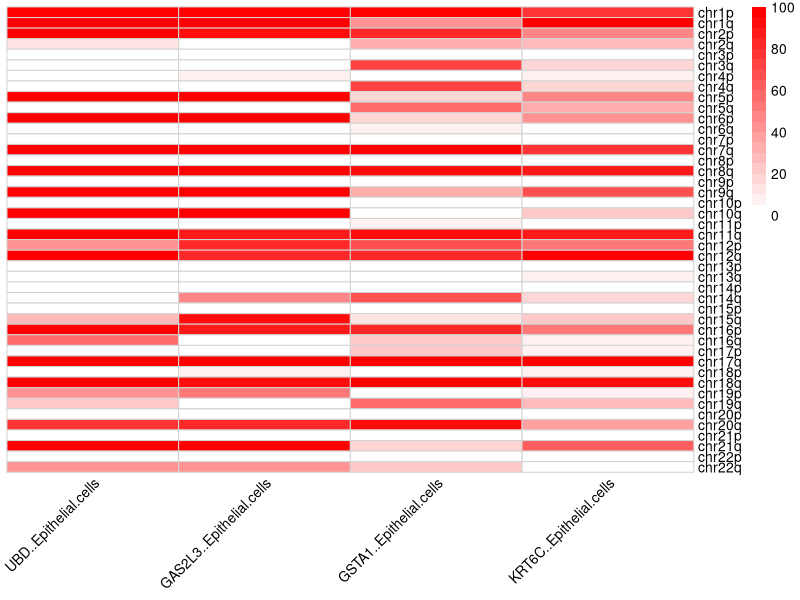
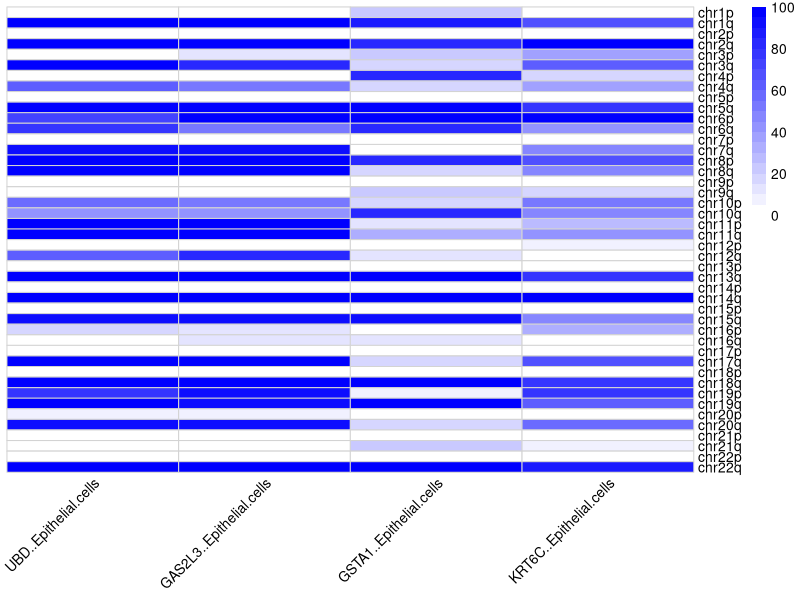
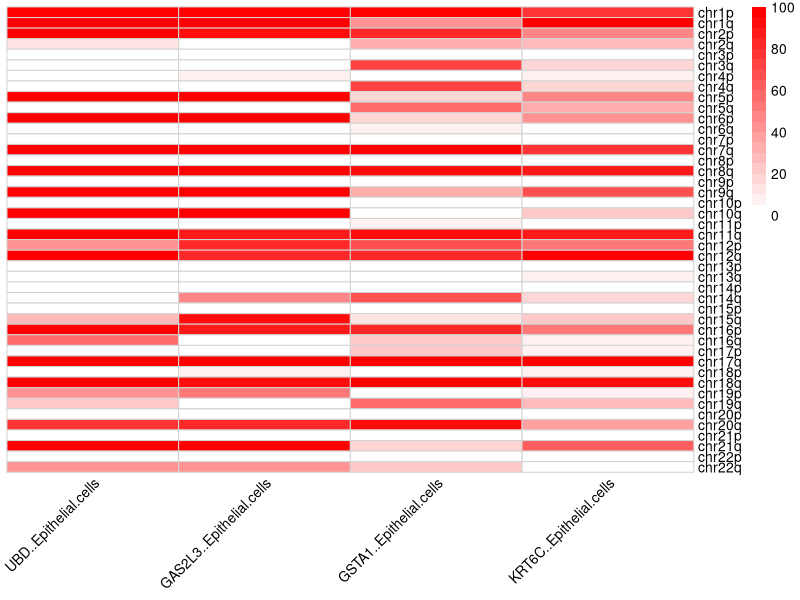
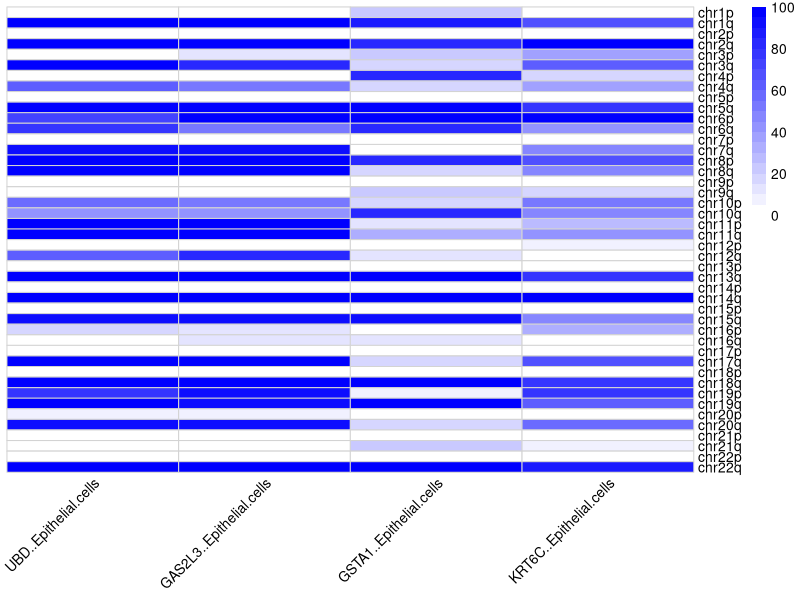

R code for these plots, in order:
library(pheatmap)

df = read.table("./heatmap_amplification.txt", header=T, row.names=1, sep="\t")
p = pheatmap(df, angle_col="45", color=colorRampPalette(c("white", "red"))(20), cluster_rows=F, cluster_cols=F, border_color="lightgray")
ggsave("heatmap_amplification.pdf", p, width=3, height=8)


df = read.table("./heatmap_deletion.txt", header=T, row.names=1, sep="\t")
p = pheatmap(df, angle_col="45", color=colorRampPalette(c("white", "blue"))(20), cluster_rows=F, cluster_cols=F, border_color="lightgray")
ggsave("heatmap_deletion.pdf", p, width=3, height=8)


